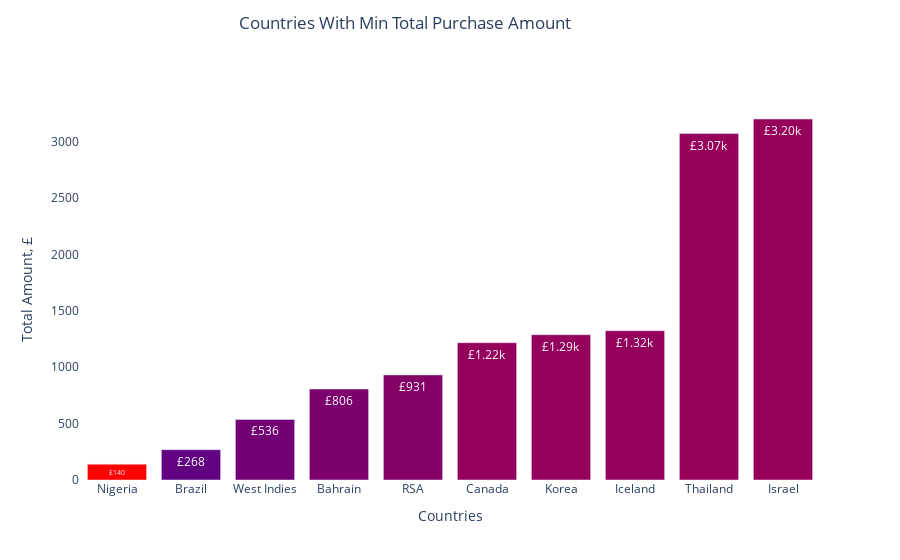

The code cell stored with this chart in its notebook:
### Code cell
fig = go.Figure(data=[
    go.Bar(name='Countries With Min Total Purchase Amount', 
           x=retail_countries_purchase_asc['Country'].astype(str), 
           y=retail_countries_purchase_asc['Total'],
           marker_opacity=1,
           marker={'color': retail_countries_purchase_desc['Total'],'colorscale': 'Rainbow'}
          )
    ])

fig.update_traces(texttemplate='£%{y:.3s}', textposition='inside')

fig.update_layout(title='Countries With Min Total Purchase Amount',
                  title_x=0.45,
                  title_y=0.97,
                  xaxis_title="Countries",
                  yaxis_title="Total Amount, £",
                  plot_bgcolor='white')
fig.show()

### Figure 1 — Plotly figure (JSON) as saved in the notebook; plotly's stock layout.template omitted (floating-point values rounded to 4 significant figures)
{"data": [{"marker": {"color": [7791000.0, 384000.0, 273700.0, 208500.0, 162700.0, 58120.0, 55480.0, 54840.0, 44500.0, 43810.0], "colorscale": [[0, "rgb(150,0,90)"], [0.125, "rgb(0,0,200)"], [0.25, "rgb(0,25,255)"], [0.375, "rgb(0,152,255)"], [0.5, "rgb(44,255,150)"], [0.625, "rgb(151,255,0)"], [0.75, "rgb(255,234,0)"], [0.875, "rgb(255,111,0)"], [1, "rgb(255,0,0)"]], "opacity": 1}, "name": "Countries With Min Total Purchase Amount", "textposition": "inside", "texttemplate": "£%{y:.3s}", "type": "bar", "x": ["Nigeria", "Brazil", "West Indies", "Bahrain", "RSA", "Canada", "Korea", "Iceland", "Thailand", "Israel"], "y": [140.4, 268.3, 536.4, 806.0, 931.4, 1217.0, 1287.0, 1323.0, 3071.0, 3199.0]}], "layout": {"plot_bgcolor": "white", "title": {"text": "Countries With Min Total Purchase Amount", "x": 0.45, "y": 0.97}, "xaxis": {"title": {"text": "Countries"}}, "yaxis": {"title": {"text": "Total Amount, £"}}}}
